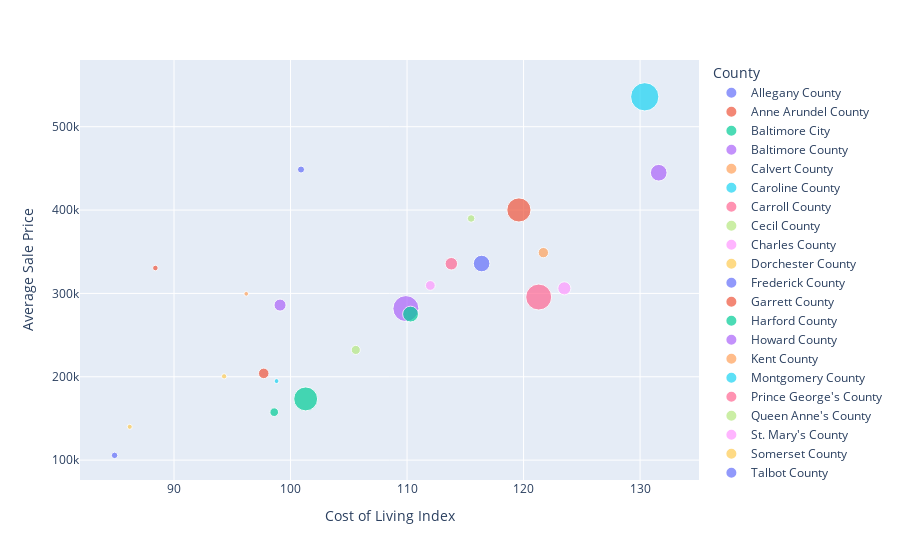

Notebook code for this chart:
### Code cell
# Create scatter plot comparing average sale price and cost of living index
px.scatter(
    md_housing_sales,
    x="Cost of Living Index",
    y="Average Sale Price",
    size="Number of Housing Units Sold",
    color="County",
)

### Figure 1 — Plotly figure (JSON) as saved in the notebook; plotly's stock layout.template omitted (floating-point values rounded to 4 significant figures)
{"data": [{"hovertemplate": "County=Allegany County<br>Cost of Living Index=%{x}<br>Average Sale Price=%{y}<br>Number of Housing Units Sold=%{marker.size}<extra></extra>", "legendgroup": "Allegany County", "marker": {"color": "#636efa", "size": [624], "sizemode": "area", "sizeref": 29.52, "symbol": "circle"}, "mode": "markers", "name": "Allegany County", "orientation": "v", "showlegend": true, "type": "scatter", "x": [84.9], "xaxis": "x", "y": [105707], "yaxis": "y"}, {"hovertemplate": "County=Anne Arundel County<br>Cost of Living Index=%{x}<br>Average Sale Price=%{y}<br>Number of Housing Units Sold=%{marker.size}<extra></extra>", "legendgroup": "Anne Arundel County", "marker": {"color": "#EF553B", "size": [8619], "sizemode": "area", "sizeref": 29.52, "symbol": "circle"}, "mode": "markers", "name": "Anne Arundel County", "orientation": "v", "showlegend": true, "type": "scatter", "x": [119.6], "xaxis": "x", "y": [400107], "yaxis": "y"}, {"hovertemplate": "County=Baltimore City<br>Cost of Living Index=%{x}<br>Average Sale Price=%{y}<br>Number of Housing Units Sold=%{marker.size}<extra></extra>", "legendgroup": "Baltimore City", "marker": {"color": "#00cc96", "size": [8450], "sizemode": "area", "sizeref": 29.52, "symbol": "circle"}, "mode": "markers", "name": "Baltimore City", "orientation": "v", "showlegend": true, "type": "scatter", "x": [101.3], "xaxis": "x", "y": [173413], "yaxis": "y"}, {"hovertemplate": "County=Baltimore County<br>Cost of Living Index=%{x}<br>Average Sale Price=%{y}<br>Number of Housing Units Sold=%{marker.size}<extra></extra>", "legendgroup": "Baltimore County", "marker": {"color": "#ab63fa", "size": [9986], "sizemode": "area", "sizeref": 29.52, "symbol": "circle"}, "mode": "markers", "name": "Baltimore County", "orientation": "v", "showlegend": true, "type": "scatter", "x": [109.9], "xaxis": "x", "y": [281797], "yaxis": "y"}, {"hovertemplate": "County=Calvert County<br>Cost of Living Index=%{x}<br>Average Sale Price=%{y}<br>Number of Housing Units Sold=%{marker.size}<extra></extra>", "legendgroup": "Calvert County", "marker": {"color": "#FFA15A", "size": [1576], "sizemode": "area", "sizeref": 29.52, "symbol": "circle"}, "mode": "markers", "name": "Calvert County", "orientation": "v", "showlegend": true, "type": "scatter", "x": [121.7], "xaxis": "x", "y": [348891], "yaxis": "y"}, {"hovertemplate": "County=Caroline County<br>Cost of Living Index=%{x}<br>Average Sale Price=%{y}<br>Number of Housing Units Sold=%{marker.size}<extra></extra>", "legendgroup": "Caroline County", "marker": {"color": "#19d3f3", "size": [351], "sizemode": "area", "sizeref": 29.52, "symbol": "circle"}, "mode": "markers", "name": "Caroline County", "orientation": "v", "showlegend": true, "type": "scatter", "x": [98.8], "xaxis": "x", "y": [194819], "yaxis": "y"}, {"hovertemplate": "County=Carroll County<br>Cost of Living Index=%{x}<br>Average Sale Price=%{y}<br>Number of Housing Units Sold=%{marker.size}<extra></extra>", "legendgroup": "Carroll County", "marker": {"color": "#FF6692", "size": [2312], "sizemode": "area", "sizeref": 29.52, "symbol": "circle"}, "mode": "markers", "name": "Carroll County", "orientation": "v", "showlegend": true, "type": "scatter", "x": [113.8], "xaxis": "x", "y": [335577], "yaxis": "y"}, {"hovertemplate": "County=Cecil County<br>Cost of Living Index=%{x}<br>Average Sale Price=%{y}<br>Number of Housing Units Sold=%{marker.size}<extra></extra>", "legendgroup": "Cecil County", "marker": {"color": "#B6E880", "size": [1229], "sizemode": "area", "sizeref": 29.52, "symbol": "circle"}, "mode": "markers", "name": "Cecil County", "orientation": "v", "showlegend": true, "type": "scatter", "x": [105.6], "xaxis": "x", "y": [232193], "yaxis": "y"}, {"hovertemplate": "County=Charles County<br>Cost of Living Index=%{x}<br>Average Sale Price=%{y}<br>Number of Housing Units Sold=%{marker.size}<extra></extra>", "legendgroup": "Charles County", "marker": {"color": "#FF97FF", "size": [2530], "sizemode": "area", "sizeref": 29.52, "symbol": "circle"}, "mode": "markers", "name": "Charles County", "orientation": "v", "showlegend": true, "type": "scatter", "x": [123.5], "xaxis": "x", "y": [306088], "yaxis": "y"}, {"hovertemplate": "County=Dorchester County<br>Cost of Living Index=%{x}<br>Average Sale Price=%{y}<br>Number of Housing Units Sold=%{marker.size}<extra></extra>", "legendgroup": "Dorchester County", "marker": {"color": "#FECB52", "size": [413], "sizemode": "area", "sizeref": 29.52, "symbol": "circle"}, "mode": "markers", "name": "Dorchester County", "orientation": "v", "showlegend": true, "type": "scatter", "x": [94.3], "xaxis": "x", "y": [200535], "yaxis": "y"}, {"hovertemplate": "County=Frederick County<br>Cost of Living Index=%{x}<br>Average Sale Price=%{y}<br>Number of Housing Units Sold=%{marker.size}<extra></extra>", "legendgroup": "Frederick County", "marker": {"color": "#636efa", "size": [4063], "sizemode": "area", "sizeref": 29.52, "symbol": "circle"}, "mode": "markers", "name": "Frederick County", "orientation": "v", "showlegend": true, "type": "scatter", "x": [116.4], "xaxis": "x", "y": [335852], "yaxis": "y"}, {"hovertemplate": "County=Garrett County<br>Cost of Living Index=%{x}<br>Average Sale Price=%{y}<br>Number of Housing Units Sold=%{marker.size}<extra></extra>", "legendgroup": "Garrett County", "marker": {"color": "#EF553B", "size": [459], "sizemode": "area", "sizeref": 29.52, "symbol": "circle"}, "mode": "markers", "name": "Garrett County", "orientation": "v", "showlegend": true, "type": "scatter", "x": [88.4], "xaxis": "x", "y": [330468], "yaxis": "y"}, {"hovertemplate": "County=Harford County<br>Cost of Living Index=%{x}<br>Average Sale Price=%{y}<br>Number of Housing Units Sold=%{marker.size}<extra></extra>", "legendgroup": "Harford County", "marker": {"color": "#00cc96", "size": [3700], "sizemode": "area", "sizeref": 29.52, "symbol": "circle"}, "mode": "markers", "name": "Harford County", "orientation": "v", "showlegend": true, "type": "scatter", "x": [110.3], "xaxis": "x", "y": [275186], "yaxis": "y"}, {"hovertemplate": "County=Howard County<br>Cost of Living Index=%{x}<br>Average Sale Price=%{y}<br>Number of Housing Units Sold=%{marker.size}<extra></extra>", "legendgroup": "Howard County", "marker": {"color": "#ab63fa", "size": [4104], "sizemode": "area", "sizeref": 29.52, "symbol": "circle"}, "mode": "markers", "name": "Howard County", "orientation": "v", "showlegend": true, "type": "scatter", "x": [131.6], "xaxis": "x", "y": [444776], "yaxis": "y"}, {"hovertemplate": "County=Kent County<br>Cost of Living Index=%{x}<br>Average Sale Price=%{y}<br>Number of Housing Units Sold=%{marker.size}<extra></extra>", "legendgroup": "Kent County", "marker": {"color": "#FFA15A", "size": [324], "sizemode": "area", "sizeref": 29.52, "symbol": "circle"}, "mode": "markers", "name": "Kent County", "orientation": "v", "showlegend": true, "type": "scatter", "x": [96.2], "xaxis": "x", "y": [299504], "yaxis": "y"}, {"hovertemplate": "County=Montgomery County<br>Cost of Living Index=%{x}<br>Average Sale Price=%{y}<br>Number of Housing Units Sold=%{marker.size}<extra></extra>", "legendgroup": "Montgomery County", "marker": {"color": "#19d3f3", "size": [11809], "sizemode": "area", "sizeref": 29.52, "symbol": "circle"}, "mode": "markers", "name": "Montgomery County", "orientation": "v", "showlegend": true, "type": "scatter", "x": [130.4], "xaxis": "x", "y": [535846], "yaxis": "y"}, {"hovertemplate": "County=Prince George's County<br>Cost of Living Index=%{x}<br>Average Sale Price=%{y}<br>Number of Housing Units Sold=%{marker.size}<extra></extra>", "legendgroup": "Prince George's County", "marker": {"color": "#FF6692", "size": [9956], "sizemode": "area", "sizeref": 29.52, "symbol": "circle"}, "mode": "markers", "name": "Prince George's County", "orientation": "v", "showlegend": true, "type": "scatter", "x": [121.3], "xaxis": "x", "y": [295642], "yaxis": "y"}, {"hovertemplate": "County=Queen Anne's County<br>Cost of Living Index=%{x}<br>Average Sale Price=%{y}<br>Number of Housing Units Sold=%{marker.size}<extra></extra>", "legendgroup": "Queen Anne's County", "marker": {"color": "#B6E880", "size": [847], "sizemode": "area", "sizeref": 29.52, "symbol": "circle"}, "mode": "markers", "name": "Queen Anne's County", "orientation": "v", "showlegend": true, "type": "scatter", "x": [115.5], "xaxis": "x", "y": [389875], "yaxis": "y"}, {"hovertemplate": "County=St. Mary's County<br>Cost of Living Index=%{x}<br>Average Sale Price=%{y}<br>Number of Housing Units Sold=%{marker.size}<extra></extra>", "legendgroup": "St. Mary's County", "marker": {"color": "#FF97FF", "size": [1406], "sizemode": "area", "sizeref": 29.52, "symbol": "circle"}, "mode": "markers", "name": "St. Mary's County", "orientation": "v", "showlegend": true, "type": "scatter", "x": [112], "xaxis": "x", "y": [309528], "yaxis": "y"}, {"hovertemplate": "County=Somerset County<br>Cost of Living Index=%{x}<br>Average Sale Price=%{y}<br>Number of Housing Units Sold=%{marker.size}<extra></extra>", "legendgroup": "Somerset County", "marker": {"color": "#FECB52", "size": [377], "sizemode": "area", "sizeref": 29.52, "symbol": "circle"}, "mode": "markers", "name": "Somerset County", "orientation": "v", "showlegend": true, "type": "scatter", "x": [86.2], "xaxis": "x", "y": [139983], "yaxis": "y"}, {"hovertemplate": "County=Talbot County<br>Cost of Living Index=%{x}<br>Average Sale Price=%{y}<br>Number of Housing Units Sold=%{marker.size}<extra></extra>", "legendgroup": "Talbot County", "marker": {"color": "#636efa", "size": [742], "sizemode": "area", "sizeref": 29.52, "symbol": "circle"}, "mode": "markers", "name": "Talbot County", "orientation": "v", "showlegend": true, "type": "scatter", "x": [100.9], "xaxis": "x", "y": [448593], "yaxis": "y"}, {"hovertemplate": "County=Washington County<br>Cost of Living Index=%{x}<br>Average Sale Price=%{y}<br>Number of Housing Units Sold=%{marker.size}<extra></extra>", "legendgroup": "Washington County", "marker": {"color": "#EF553B", "size": [1634], "sizemode": "area", "sizeref": 29.52, "symbol": "circle"}, "mode": "markers", "name": "Washington County", "orientation": "v", "showlegend": true, "type": "scatter", "x": [97.7], "xaxis": "x", "y": [204066], "yaxis": "y"}, {"hovertemplate": "County=Wicomico County<br>Cost of Living Index=%{x}<br>Average Sale Price=%{y}<br>Number of Housing Units Sold=%{marker.size}<extra></extra>", "legendgroup": "Wicomico County", "marker": {"color": "#00cc96", "size": [1103], "sizemode": "area", "sizeref": 29.52, "symbol": "circle"}, "mode": "markers", "name": "Wicomico County", "orientation": "v", "showlegend": true, "type": "scatter", "x": [98.6], "xaxis": "x", "y": [157531], "yaxis": "y"}, {"hovertemplate": "County=Worcester County<br>Cost of Living Index=%{x}<br>Average Sale Price=%{y}<br>Number of Housing Units Sold=%{marker.size}<extra></extra>", "legendgroup": "Worcester County", "marker": {"color": "#ab63fa", "size": [2148], "sizemode": "area", "sizeref": 29.52, "symbol": "circle"}, "mode": "markers", "name": "Worcester County", "orientation": "v", "showlegend": true, "type": "scatter", "x": [99.1], "xaxis": "x", "y": [285980], "yaxis": "y"}], "layout": {"legend": {"itemsizing": "constant", "title": {"text": "County"}, "tracegroupgap": 0}, "margin": {"t": 60}, "xaxis": {"anchor": "y", "domain": [0, 1], "title": {"text": "Cost of Living Index"}}, "yaxis": {"anchor": "x", "domain": [0, 1], "title": {"text": "Average Sale Price"}}}}
